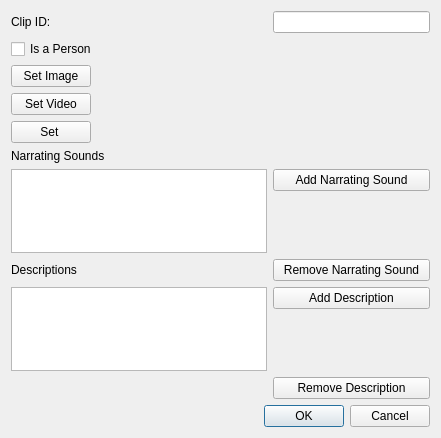
<?xml version="1.0" encoding="UTF-8"?>
<ui version="4.0">
 <class>ClipEditor</class>
 <widget class="QWidget" name="ClipEditor">
  <property name="geometry">
   <rect>
    <x>0</x>
    <y>0</y>
    <width>441</width>
    <height>438</height>
   </rect>
  </property>
  <property name="windowTitle">
   <string>Clip</string>
  </property>
  <layout class="QFormLayout" name="formLayout">
   <item row="2" column="0">
    <widget class="QCheckBox" name="isAPersonCheckBox">
     <property name="text">
      <string>Is a Person</string>
     </property>
    </widget>
   </item>
   <item row="2" column="1">
    <spacer name="horizontalSpacer">
     <property name="orientation">
      <enum>Qt::Horizontal</enum>
     </property>
     <property name="sizeHint" stdset="0">
      <size>
       <width>74</width>
       <height>20</height>
      </size>
     </property>
    </spacer>
   </item>
   <item row="3" column="0" colspan="2">
    <layout class="QHBoxLayout" name="horizontalLayout_3">
     <item>
      <widget class="QPushButton" name="imagePushButton">
       <property name="text">
        <string>Set Image</string>
       </property>
      </widget>
     </item>
     <item>
      <widget class="QLabel" name="imageLabel">
       <property name="text">
        <string/>
       </property>
      </widget>
     </item>
     <item>
      <spacer name="horizontalSpacer_4">
       <property name="orientation">
        <enum>Qt::Horizontal</enum>
       </property>
       <property name="sizeHint" stdset="0">
        <size>
         <width>40</width>
         <height>20</height>
        </size>
       </property>
      </spacer>
     </item>
    </layout>
   </item>
   <item row="4" column="0" colspan="2">
    <layout class="QHBoxLayout" name="horizontalLayout_4">
     <item>
      <widget class="QPushButton" name="videoPushButton">
       <property name="text">
        <string>Set Video</string>
       </property>
      </widget>
     </item>
     <item>
      <spacer name="horizontalSpacer_2">
       <property name="orientation">
        <enum>Qt::Horizontal</enum>
       </property>
       <property name="sizeHint" stdset="0">
        <size>
         <width>40</width>
         <height>20</height>
        </size>
       </property>
      </spacer>
     </item>
    </layout>
   </item>
   <item row="5" column="0" colspan="2">
    <layout class="QHBoxLayout" name="horizontalLayout_5">
     <item>
      <widget class="QPushButton" name="narratorVideoPushButton">
       <property name="text">
        <string>Set </string>
       </property>
      </widget>
     </item>
     <item>
      <spacer name="horizontalSpacer_3">
       <property name="orientation">
        <enum>Qt::Horizontal</enum>
       </property>
       <property name="sizeHint" stdset="0">
        <size>
         <width>40</width>
         <height>20</height>
        </size>
       </property>
      </spacer>
     </item>
    </layout>
   </item>
   <item row="6" column="0" colspan="2">
    <widget class="QLabel" name="label_2">
     <property name="text">
      <string>Narrating Sounds</string>
     </property>
    </widget>
   </item>
   <item row="7" column="0">
    <widget class="QListWidget" name="narratingSoundsListWidget"/>
   </item>
   <item row="7" column="1">
    <widget class="QPushButton" name="addNarratingSoundPushButton">
     <property name="text">
      <string>Add Narrating Sound</string>
     </property>
    </widget>
   </item>
   <item row="8" column="0">
    <widget class="QLabel" name="label_3">
     <property name="text">
      <string>Descriptions</string>
     </property>
    </widget>
   </item>
   <item row="8" column="1">
    <widget class="QPushButton" name="removeNarratingSoundPushButton">
     <property name="text">
      <string>Remove Narrating Sound</string>
     </property>
    </widget>
   </item>
   <item row="9" column="0">
    <widget class="QListWidget" name="descriptionsListWidget"/>
   </item>
   <item row="9" column="1">
    <widget class="QPushButton" name="addDescriptionPushButton">
     <property name="text">
      <string>Add Description</string>
     </property>
    </widget>
   </item>
   <item row="10" column="1">
    <widget class="QPushButton" name="removeDescriptionPushButton">
     <property name="text">
      <string>Remove Description</string>
     </property>
    </widget>
   </item>
   <item row="11" column="0" colspan="2">
    <widget class="QDialogButtonBox" name="buttonBox">
     <property name="standardButtons">
      <set>QDialogButtonBox::Cancel|QDialogButtonBox::Ok</set>
     </property>
    </widget>
   </item>
   <item row="1" column="0">
    <widget class="QLabel" name="label">
     <property name="text">
      <string>Clip ID:</string>
     </property>
    </widget>
   </item>
   <item row="1" column="1">
    <widget class="QLineEdit" name="clipIdLineEdit"/>
   </item>
  </layout>
 </widget>
 <resources/>
 <connections/>
</ui>
